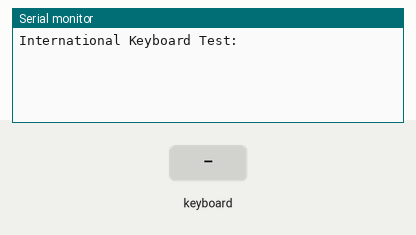
Bench run of a sketch on a simulated Arduino Uno, built with avr-gcc and run on an emulated ATmega328P. Shown: the last lines printed to the serial monitor. The inputs (shaded band) are chosen by the test bench.

Above: at 1.2 s.
1.3 s: PS/2 keyboard text "1" received
At 2.5 s:
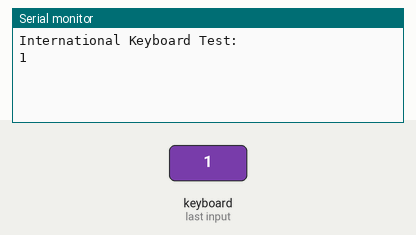
2.8 s: PS/2 keyboard text "a" received
At 3.7 s:
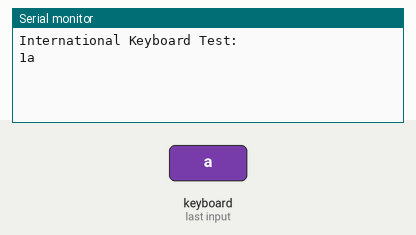

The sketch:

Prueba_Teclado_Joystick.ino
```cpp
/*  PS2Keyboard library, International Keyboard Layout Example
    http://www.pjrc.com/teensy/td_libs_PS2Keyboard.html

    keyboard.begin() accepts an optional 3rd parameter to
    configure the PS2 keyboard layout.  Uncomment the line for
    your keyboard.  If it doesn't exist, you can create it in
    PS2Keyboard.cpp and email paul@pjrc.com to have it included
    in future versions of this library.
*/

#include <PS2Keyboard.h>

const int DataPin = 2;
const int IRQpin =  3;

PS2Keyboard keyboard;

void setup() {
  keyboard.begin(DataPin, IRQpin, PS2Keymap_US);
  //keyboard.begin(DataPin, IRQpin, PS2Keymap_German);
  //keyboard.begin(DataPin, IRQpin, PS2Keymap_French);
  //keyboard.begin(DataPin, IRQpin, PS2Keymap_Spanish);
  //keyboard.begin(DataPin, IRQpin, PS2Keymap_Italian);
  //keyboard.begin(DataPin, IRQpin, PS2Keymap_UK);
  Serial.begin(9600);
  Serial.println("International Keyboard Test:");
}

void loop() {
  if (keyboard.available()) {
    char c = keyboard.read();
    Serial.print(c);
  }
}
```

Measured:
- after the input at 1.3 s, the serial monitor: prints a new line at once (image 1)
- after the input at 2.8 s, the serial monitor: prints a new line at once (image 2)
